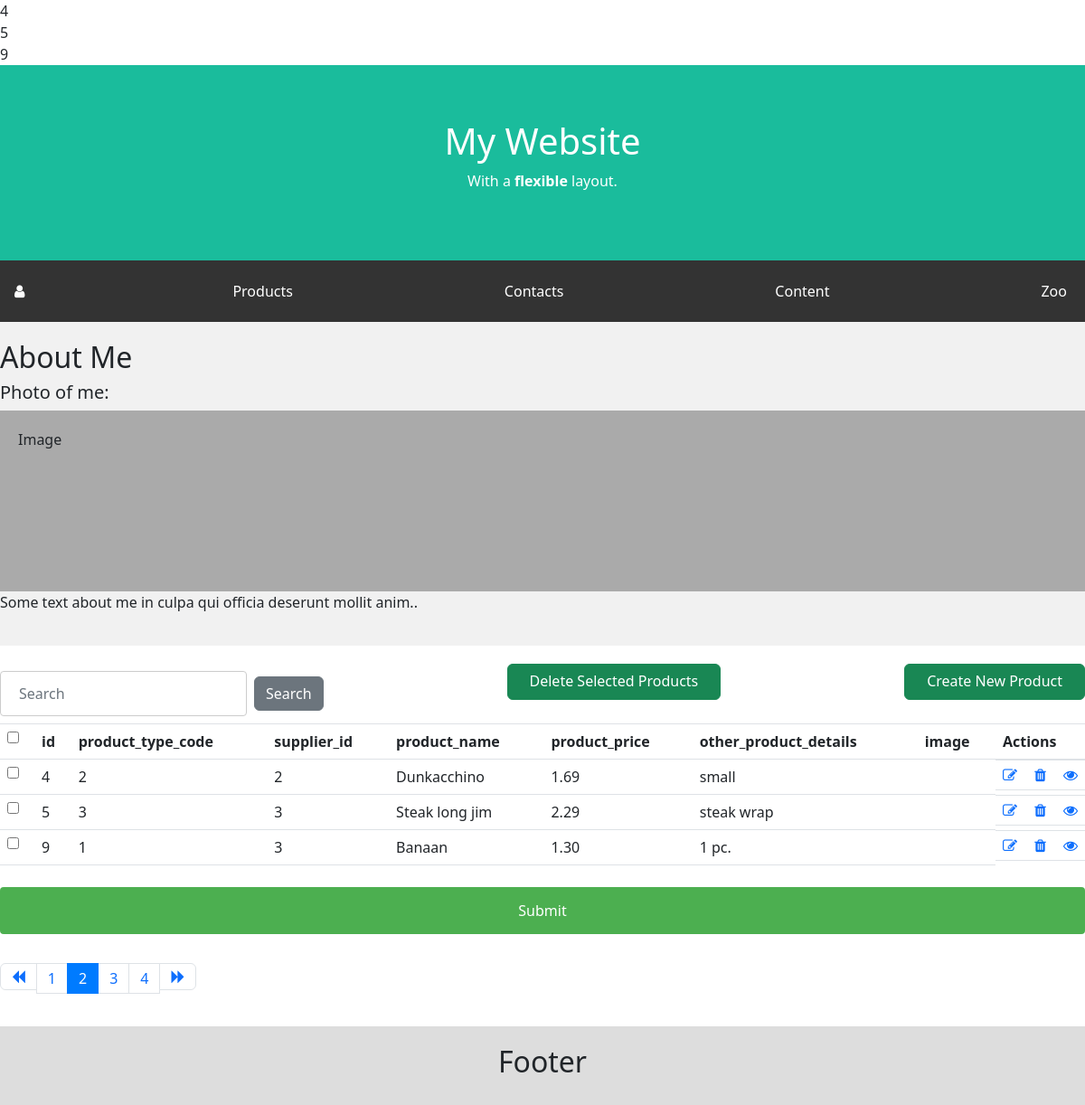
/?con=products&page=2 (signed in), run on the app's committed database.
### tables this page shows
CREATE TABLE `products` (
  `id` int(11) NOT NULL,
  `product_type_code` int(11) DEFAULT NULL,
  `supplier_id` int(11) DEFAULT NULL,
  `product_name` varchar(80) DEFAULT NULL,
  `product_price` varchar(80) DEFAULT NULL,
  `other_product_details` varchar(255) DEFAULT NULL,
  `image` varchar(255) NOT NULL
);

### index.php (called while the page is built, shortened)
<?php
$main = new MainController();
$main->handleRequest();

### model/ProductsLogic.php (called while the page is built, shortened)
<?php
require_once "model/DataHandler.php";
class ProductsLogic
{
  public function __construct()
  {
    $this->DataHandler = new Datahandler("localhost", "mysql", "mvc", "root", "");
  }
  public function readallProducts($page) {
    try {
      $offset = ($page-1)*ITEMS_PER_PAGE;
      $sql = 'SELECT * FROM products LIMIT '.$offset.','.ITEMS_PER_PAGE;
      $paginationsql = "SELECT id, product_name, Replace(Replace(Concat('€ ', Format(`product_price`, 2)), ',', ''), '.', ',') AS `product_price`, supplier_id, product_type_code, other_product_details FROM products";
      $results = $this->DataHandler->countPages($paginationsql);
      $results2 = $this->DataHandler->readsData($sql);
      $results = [$results, $results2];
      return $results;
    } catch (Exception $e) {
      throw $e;
    }
  }
}

### model/DataHandler.php (called while the page is built, shortened)
<?php
class DataHandler{
	public function __construct($host, $dbdriver, $dbname, $username, $password)
	{
		$this->host = $host;
		$this->dbdriver = $dbdriver;
		$this->dbname = $dbname;
		$this->username = $username;
		$this->password = $password;
		try {
			$this->dbh = new PDO("$this->dbdriver:host=$this->host;dbname=$this->dbname", $this->username, $this->password);
			$this->dbh->setAttribute(PDO::ATTR_ERRMODE, PDO::ERRMODE_EXCEPTION);
			return true;
		} catch (PDOException $e) {
			echo "Connection with ".$this->dbdriver." failed: ".$e->getMessage();
		}
	}
	public function readsData($sql){
		return $this->dbh->query($sql,PDO::FETCH_ASSOC);
	}
	public function query($query){
		$this->sth = $this->dbh->prepare($query);
		return $this->sth->execute();
	}
}
?>

### model/Display.php (the view, shortened to what this page needs)
<?php
class Display{
  public function CreateTable($result, $actionMode = false, $checkbox = false){
    $tableheader = false;
    $html = "";
    if($checkbox) {
      $html .= "<form action='?con=product&op=delete' method='POST'>";
    }
    $html .= "<table class='table table-hover table-responsive-sm'>";
    while ($row = $result->fetch(PDO::FETCH_ASSOC)) {
      if ($tableheader == false) {
        $html .= "<tr>";
        if($checkbox) {
          $html .= "<th><input type='checkbox'></th>";
        }
        foreach ($row as $key => $value) {
          $html .= "<th>{$key}</th>";
        }
        if ($actionMode) {
          $html .= "<th>Actions</th>";
        }
        $html .= "</tr>";
        $tableheader = true;
      }
      $html .= "<tr>";
      if($checkbox) {
        $html .= "<td><input type='checkbox' name='delete' value={$row['id']}></td>";
        echo $row['id'] . "<br>";
      }
        foreach($row as $value){
          $html .= "<td>{$value}</td>";
      }
      if ($actionMode) {
        $html .= "<td style='display: flex; justify-content: space-between;'>";
        $html .= "<a href='?con={$_GET['con']}&op=update&id={$row['id']}'><i class='fa fa-edit'></i></a>";
        $html .= "<a href='?con={$_GET['con']}&op=delete&id={$row['id']}'><i class='fa fa-trash'></i></a>";
        $html .= "<a href='?con={$_GET['con']}&op=read&id={$row['id']}'><i class='fa fa-eye'></i></a>";
        $html .= "</td>";
      }
      $html .= "</tr>";
    }
    $html .= "</table>";
    if($checkbox) {
      $html .= '<input type="submit">';
      $html .= "</form>";
    }
    return $html;
  }
  public function PageNavigation($pages,$page) {
    $previous = $page - 1;
    $next = $page + 1;
    $pageNumber = $page;
    $html = "";
    $html .= "<nav class='mt-4'>";
    $html .= "<ul class='pagination'>";
        if ($page == 1) {
        } else {
            $html .= "<li class='link page-item'><a class='page-link' href='?con={$_GET['con']}&page=$previous'><i class='fa fa-backward' aria-hidden='true'></i></a></li>";
        }
        for ($x = ($pageNumber -2); $x <= ($pageNumber +2); $x++) {
            if ($x <1) {
                continue;
            }
            if ($page == $x) {
                $html .= "<li class='link page-item active'><a class='page-link' href='?con={$_GET['con']}&page=$x '>$x <span class=sr-only>(current)</span></a></li>";
            } else {
                $html .= "<li class='link page-item'><a class='page-link' href='?con={$_GET['con']}&page=$x '>$x </a></li>";
            }
        }
        if ($page == $pages) {
        } else {
            $html .= "<li class='link page-item'><a class='page-link' href='?con={$_GET['con']}&page=$next'><i class='fa fa-forward' aria-hidden='true'></i></a></li>";
        }
    $html .= "</ul>";
$html .= "</nav>";
  return $html;
}
  public function CreateHeader($jsonheader)
  {
   $html = "";
    if(isset($_SESSION['loggedin']) === true) {
      foreach ($jsonheader as $key=>$value) {
        $html .= "<a href=" . $value->url . ">" . $value->name . "</a>";
      }
    }
    return $html;
  }
}
?>

### view/assets/style.css (style rules this page uses)
* { box-sizing: border-box; }
body { font-family: Arial; margin: 0; }
.navbar a { color: white; padding: 14px 20px; text-decoration: none; text-align: center; }
input[type=submit] { width: 100%; background-color: #4CAF50; color: white; padding: 14px 20px; margin: 8px 0; border: none; border-radius: 4px; }

### data on the page
products: id "5", product_name "Steak long jim", product_price "2.29", other_product_details "steak wrap"
products: id "9", product_type_code "1", supplier "3", product_name "Banaan", product_price "1.30", other_product_details "1 pc."
products: id "4", product_name "Dunkacchino", product_price "1.69", other_product_details "small"

### other printed values
$value->name "Products"
$value->name "Contacts"
$value->name "Content"
$value->name "Zoo"
$key "id"
$key "product_type_code"
$key "supplier_id"
$key "product_name"
$key "product_price"
$key "other_product_details"
$key "image"
$value "2"
$value "3"
